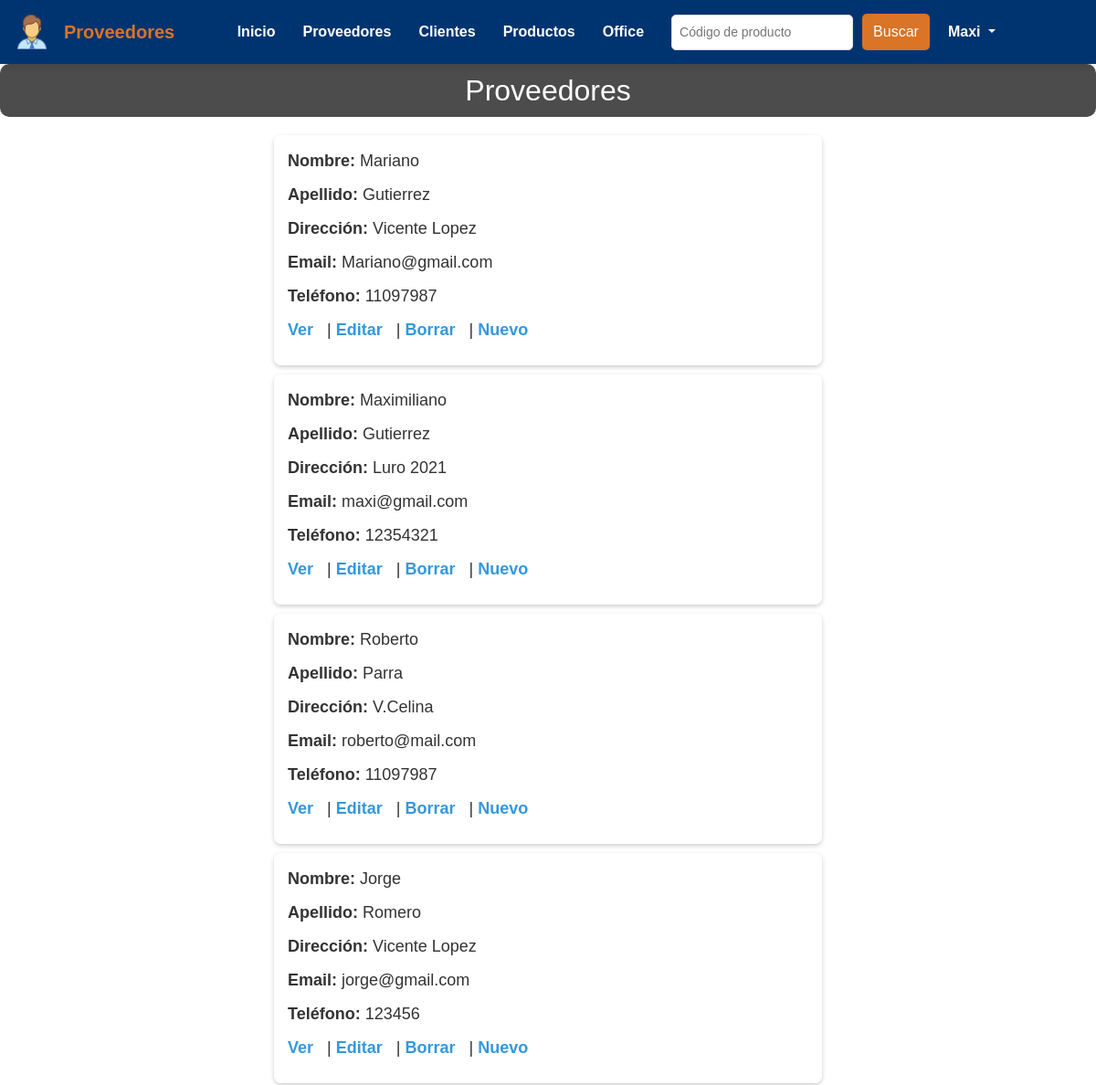
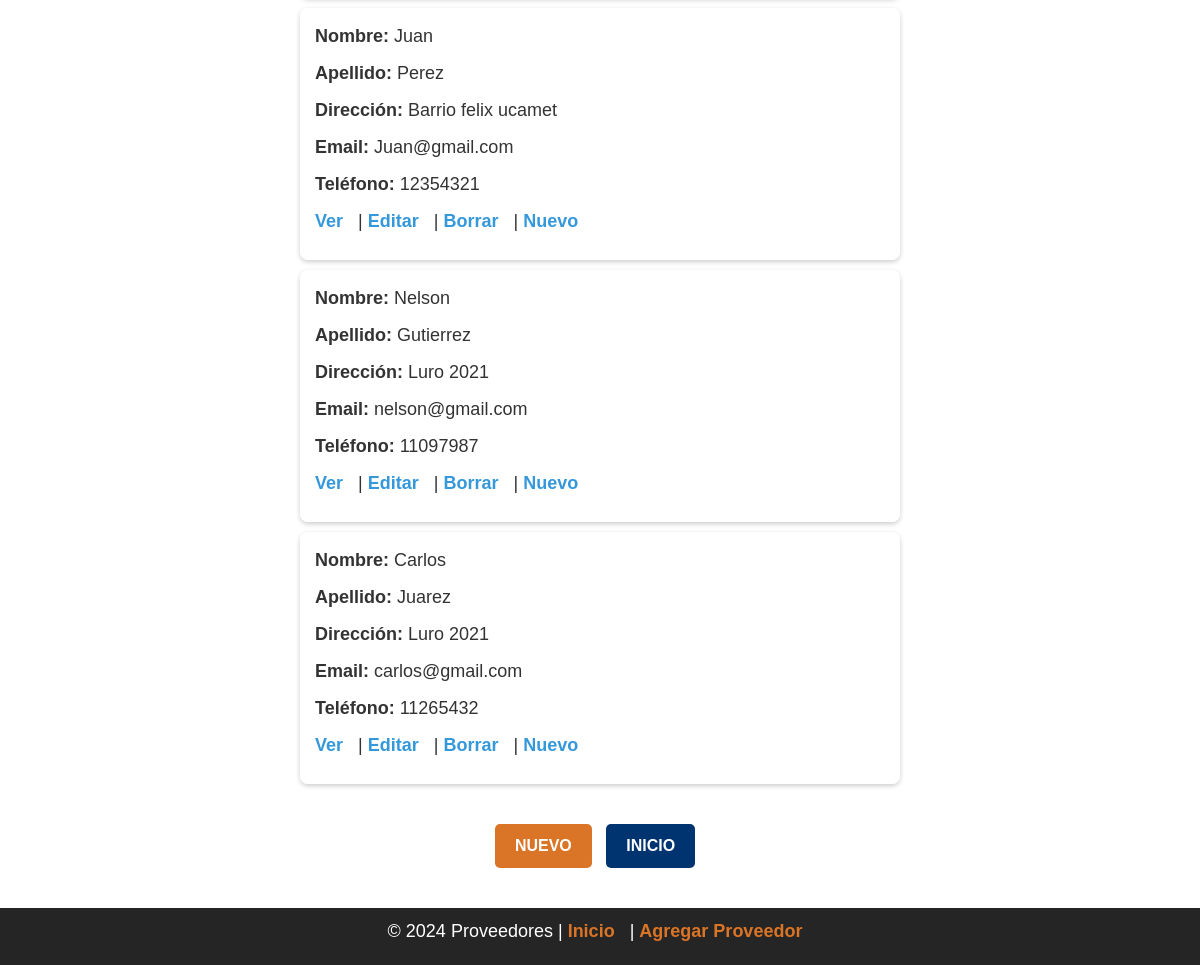
Screenshot of /app/curso/list (signed in) with the database file from the repository (2 pictures, top to bottom).
### app/models.py (models this page shows, shortened)
class Proveedores(models.Model):
    nombre = models.CharField(max_length=30)
    apellido = models.CharField(max_length=30)
    direccion = models.CharField(max_length=50)
    email = models.EmailField()
    telefono = models.CharField(max_length=30)
    created_at = models.DateTimeField(auto_now_add=True)

### app/views.py (the view)
# urls.py: path('curso/list', views.CursoList.as_view(), name='List'),
class CursoList(LoginRequiredMixin,ListView):
    model = Proveedores
    template_name = "appt/proveedores_list.html"
    context_object_name = "object_list"
    def get_queryset(self):
        return Proveedores.objects.all().order_by('-created_at')

### carro/context_processor.py (called while the page is built)
def importe_total_carro(request):
    total = 0
    if "carro" in request.session:
        for key, value in request.session["carro"].items():
            total=total+float(value["precio"])
    return {"importe_total_carro": total}

### app/templates/appt/proveedores_list.html (shortened to what this page needs)
{% load static %}
<!DOCTYPE html>
<html lang="es">
<head>
     <link rel="stylesheet" href="https://cdnjs.cloudflare.com/ajax/libs/font-awesome/6.0.0-beta3/css/all.min.css">
     <link href="https://cdnjs.cloudflare.com/ajax/libs/bootstrap/5.3.0/css/bootstrap.min.css" rel="stylesheet">
</head>
<body>
    <div class="navbar">
        <div class="navbar-logo">
            <img src="{% static 'appt/images/logo1.png' %}" alt="Logo">
            <span>Proveedores</span>
        </div>
        <div class="navbar-links">
            <a href="{% url 'padre' %}">Inicio</a>
            <a href="{% url 'List' %}">Proveedores</a>
            <a href="{% url 'List_client' %}">Clientes</a>
            <a href="{% url 'List_product' %}">Productos</a>
            <a href="https://www.office.com/?auth=1">Office</a>
              <form action="/app/buscar/" method="get" class="search-form">
                <input type="number" name="codigo" placeholder="Código de producto" required>
                <input type="submit" value="Buscar">
            </form>
            <div class="nav-item dropdown">
                {% if request.user.is_authenticated %}
                    <a class="nav-link dropdown-toggle" href="#" id="userDropdown" role="button" data-bs-toggle="dropdown" aria-expanded="false">
                        {{ request.user.username }}
                    </a>
                {% endif %}
            </div>
        </div>
    </div>
    <div>
        <h2>Proveedores</h2>
        <ul>
            {% for curso in object_list %}
            <li>
                <p><strong>Nombre:</strong> {{ curso.nombre }}</p>
                <p><strong>Apellido:</strong> {{ curso.apellido }}</p>
                <p><strong>Dirección:</strong> {{ curso.direccion }}</p>
                <p><strong>Email:</strong> {{ curso.email }}</p>
                <p><strong>Teléfono:</strong> {{ curso.telefono }}</p>
                <p>
                    <a href="{% url 'Detail' curso.id %}">Ver</a> |
                    <a href="{% url 'Edit' curso.id %}">Editar</a> |
                    <a href="{% url 'Delete' curso.id %}">Borrar</a> |
                    <a href="{% url 'New' %}">Nuevo</a>
                </p>
            </li>
            {% endfor %}
        </ul>
        <div class="button-container">
            <a href="{% url 'New' %}" class="btn-new">Nuevo</a>
            <a href="{% url 'padre' %}" class="btn-home">Inicio</a>
        </div>
    </div>
    <footer>
        <p>&copy; 2024 Proveedores | <a href="{% url 'padre' %}">Inicio</a> | <a href="{% url 'New' %}">Agregar Proveedor</a></p>
    </footer>
</body>
</html>

### rows the page displays
Proveedores: nombre "Mariano", apellido "Gutierrez", direccion "Vicente Lopez", email "Mariano@gmail.com", telefono "11097987"
Proveedores: nombre "Maximiliano", apellido "Gutierrez", direccion "Luro 2021", email "maxi@gmail.com", telefono "12354321"
Proveedores: nombre "Roberto", apellido "Parra", direccion "V.Celina", email "roberto@mail.com", telefono "11097987"
Proveedores: nombre "Jorge", apellido "Romero", direccion "Vicente Lopez", email "jorge@gmail.com", telefono "123456"
Proveedores: nombre "Juan", apellido "Perez", direccion "Barrio felix ucamet", email "Juan@gmail.com", telefono "12354321"
Proveedores: nombre "Nelson", apellido "Gutierrez", direccion "Luro 2021", email "nelson@gmail.com", telefono "11097987"
Proveedores: nombre "Carlos", apellido "Juarez", direccion "Luro 2021", email "carlos@gmail.com", telefono "11265432"

### other values shown
{{ request.user.username }} "Maxi"
